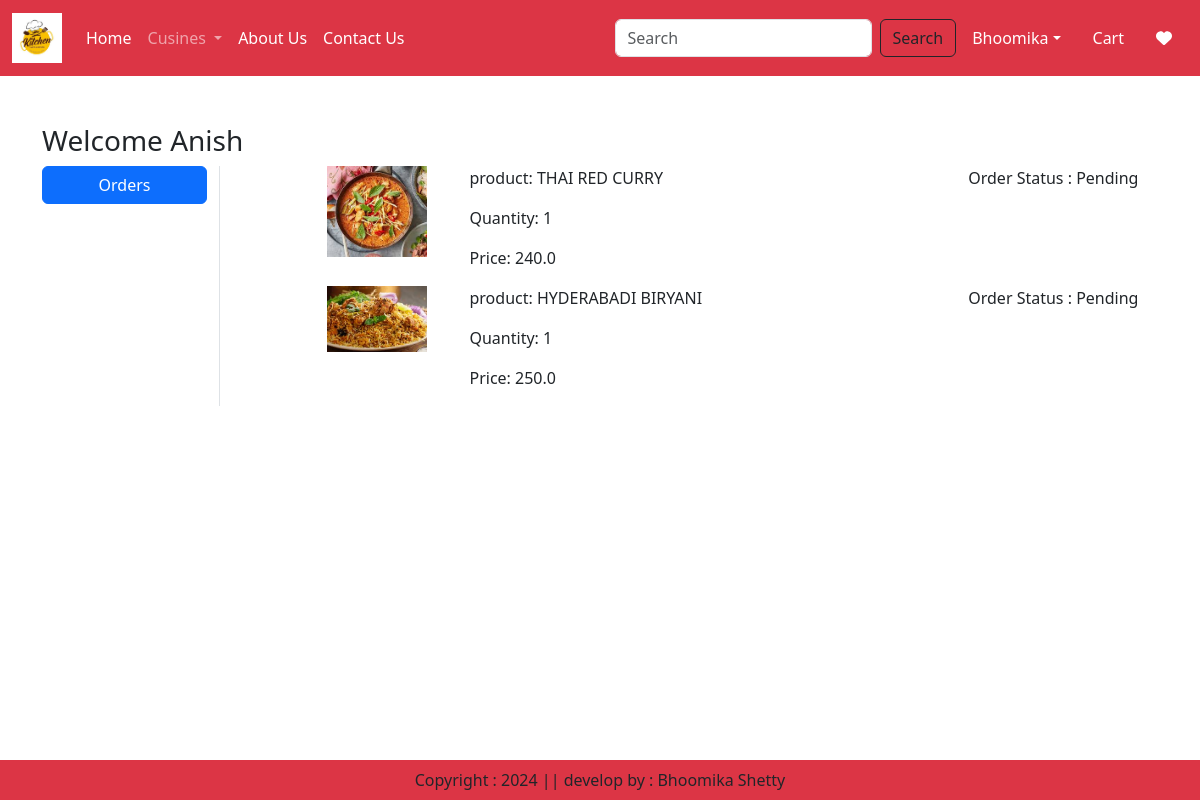
Screenshot of /orders/ (signed in) with the database file from the repository.
### app/models.py (models this page shows, shortened)
class OrderPlaced(models.Model):
    user = models.ForeignKey(User, on_delete=models.CASCADE)
    customer=models.ForeignKey(Customer,on_delete=models.CASCADE)
    product=models.ForeignKey(Product,on_delete=models.CASCADE)
    quantity=models.PositiveIntegerField(default=1)
    ordered_date=models.DateTimeField(auto_now_add=True)
    status=models.CharField(max_length=50,choices=STATUS_CHOICES,default='Pending')
    payment=models.ForeignKey(Payment,on_delete=models.CASCADE,default="")
    @property
    def total_cost(self):
        return self.quantity * self.product.discounted_price

class Product(models.Model):
    title=models.CharField(max_length=100)
    selling_price=models.FloatField()
    discounted_price=models.FloatField()
    description=models.TextField()
    composition=models.TextField(default='')
    prodapp=models.TextField(default='')
    category=models.CharField(choices=CATEGORY_CHOICES, max_length=2)
    product_images=models.ImageField(upload_to='product')

### app/views.py (the view)
# urls.py: path('orders/',views.orders,name='orders'),
@login_required
def orders(request):
    totalitem = 0
    wishitem=0
    if request.user.is_authenticated:
        totalitem = len(Cart.objects.filter(user=request.user))
        wishitem = len(Wishlist.objects.filter(user=request.user))
    order_placed=OrderPlaced.objects.filter(user=request.user)
    return render(request, 'app/orders.html',locals())

### app/templates/app/orders.html (shortened to what this page needs)
{% extends 'app/base.html' %}
{% load static %}
{% block main-content %}
<div class="container my-5">
    <div class="row">
        <h3>Welcome <span class="text-capitalize">{{request.user}}</span></h3>
        <div class="col-sm-2 border-end">
            <ul class="list-unstyled">
                <li class="d-grid"><a href="{% url 'orders' %}" class="btn btn-primary">Orders</a></li>
            </ul>
        </div>
        <div class="col-sm-9 offset-sm-1">
            {% for op in order_placed %}
            <div class="row">
                <div class="col-sm-2">
                    <img src="{{op.product.product_images.url}}" class="img-fluid"  height="100" width="100"/>
                </div>
                <div class="col-sm-7">
                    <p>product: {{op.product.title}}</p>
                    <p>Quantity: {{op.quantity}}</p>
                    <p>Price: {{op.total_cost}}</p>
                </div>
                <div class="col-sm-3">
                    <p>Order Status : {{op.status}}</p>
                </div>
           </div>
           {% endfor %}
        </div>
    </div>
</div>
{% endblock main-content %}

### rows the page displays
OrderPlaced: product.product_images (picture), product "THAI RED CURRY", quantity "1", total_cost "240.0", status "Pending"
OrderPlaced: product.product_images (picture), product "HYDERABADI BIRYANI", quantity "1", total_cost "250.0", status "Pending"

### other values shown
{{ request.user }} "Anish"
